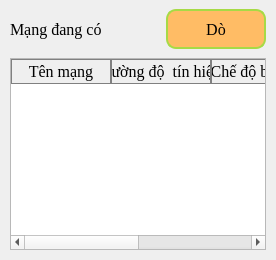
             <widget class="QWidget" name="wifiTab">
              <property name="font">
               <font>
                <family>Times New Roman</family>
                <pointsize>12</pointsize>
               </font>
              </property>
              <property name="styleSheet">
               <string notr="true"/>
              </property>
              <attribute name="title">
               <string>Wifi</string>
              </attribute>
              <layout class="QVBoxLayout" name="verticalLayout_16">
               <property name="spacing">
                <number>0</number>
               </property>
               <property name="leftMargin">
                <number>10</number>
               </property>
               <property name="topMargin">
                <number>0</number>
               </property>
               <property name="rightMargin">
                <number>10</number>
               </property>
               <property name="bottomMargin">
                <number>10</number>
               </property>
               <item>
                <widget class="QFrame" name="frame_8">
                 <property name="styleSheet">
                  <string notr="true">border:none;</string>
                 </property>
                 <property name="frameShape">
                  <enum>QFrame::StyledPanel</enum>
                 </property>
                 <property name="frameShadow">
                  <enum>QFrame::Raised</enum>
                 </property>
                 <layout class="QHBoxLayout" name="horizontalLayout_19">
                  <property name="leftMargin">
                   <number>0</number>
                  </property>
                  <property name="rightMargin">
                   <number>0</number>
                  </property>
                  <item>
                   <widget class="QLabel" name="label_4">
                    <property name="font">
                     <font>
                      <family>Times New Roman</family>
                      <pointsize>12</pointsize>
                     </font>
                    </property>
                    <property name="text">
                     <string>Mạng đang có</string>
                    </property>
                   </widget>
                  </item>
                  <item>
                   <widget class="QPushButton" name="btn_scan_wifi">
                    <property name="minimumSize">
                     <size>
                      <width>0</width>
                      <height>40</height>
                     </size>
                    </property>
                    <property name="maximumSize">
                     <size>
                      <width>100</width>
                      <height>40</height>
                     </size>
                    </property>
                    <property name="baseSize">
                     <size>
                      <width>0</width>
                      <height>0</height>
                     </size>
                    </property>
                    <property name="font">
                     <font>
                      <family>Times New Roman</family>
                      <pointsize>12</pointsize>
                     </font>
                    </property>
                    <property name="styleSheet">
                     <string notr="true">QPushButton{
	background-color: #ffbc65;
    border: 2px solid #a7da46;
    border-radius:10px;
}
QPushButton:hover{
background-color:#ffe5c4;
}</string>
                    </property>
                    <property name="text">
                     <string>Dò</string>
                    </property>
                   </widget>
                  </item>
                 </layout>
                </widget>
               </item>
               <item>
                <widget class="QTableWidget" name="tableWifi">
                 <property name="font">
                  <font>
                   <family>Times New Roman</family>
                   <pointsize>12</pointsize>
                  </font>
                 </property>
                 <property name="styleSheet">
                  <string notr="true">QHeaderView::section {
   border:1px solid gray
}</string>
                 </property>
                 <property name="editTriggers">
                  <set>QAbstractItemView::NoEditTriggers</set>
                 </property>
                 <property name="dragDropOverwriteMode">
                  <bool>true</bool>
                 </property>
                 <property name="selectionBehavior">
                  <enum>QAbstractItemView::SelectRows</enum>
                 </property>
                 <attribute name="horizontalHeaderStretchLastSection">
                  <bool>true</bool>
                 </attribute>
                 <attribute name="verticalHeaderVisible">
                  <bool>false</bool>
                 </attribute>
                 <column>
                  <property name="text">
                   <string>Tên mạng</string>
                  </property>
                  <property name="font">
                   <font>
                    <family>Times New Roman</family>
                    <pointsize>12</pointsize>
                   </font>
                  </property>
                 </column>
                 <column>
                  <property name="text">
                   <string>Cường độ  tín hiệu</string>
                  </property>
                  <property name="font">
                   <font>
                    <family>Times New Roman</family>
                    <pointsize>12</pointsize>
                   </font>
                  </property>
                 </column>
                 <column>
                  <property name="text">
                   <string>Chế độ bảo mật</string>
                  </property>
                  <property name="font">
                   <font>
                    <family>Times New Roman</family>
                    <pointsize>12</pointsize>
                   </font>
                  </property>
                 </column>
                 <column>
                  <property name="text">
                   <string>Trạng thái</string>
                  </property>
                  <property name="font">
                   <font>
                    <family>Times New Roman</family>
                    <pointsize>12</pointsize>
                   </font>
                  </property>
                 </column>
                </widget>
               </item>
              </layout>
             </widget>
